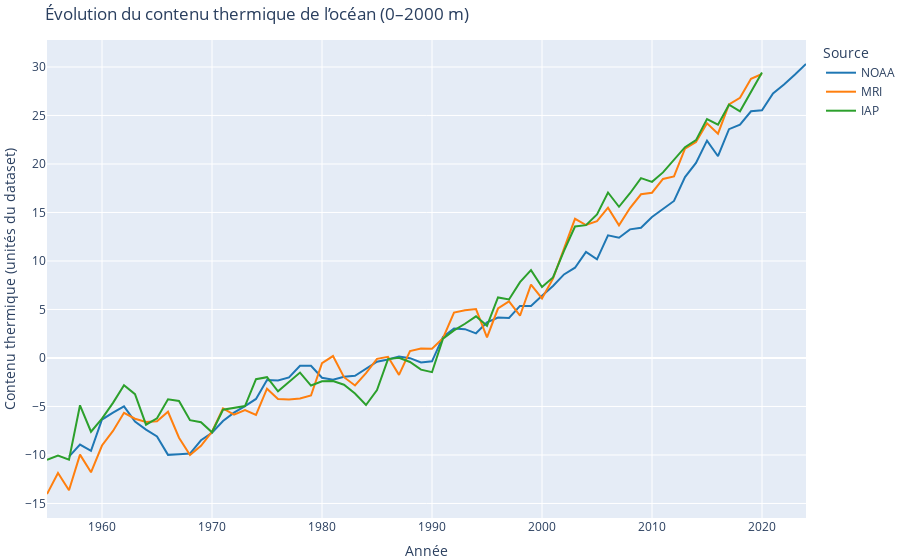

Source (notebook cell):
### Code cell
import plotly.express as px

fig = px.line(
    df,
    x="Year",
    y=[
        "ocean_heat_content_noaa_2000m",
        "ocean_heat_content_mri_2000m",
        "ocean_heat_content_iap_2000m"
    ],
    title="Évolution du contenu thermique de l’océan (0–2000 m)"
)

# mapping entre nom de colonne (automatique) et label lisible
rename_map = {
    "ocean_heat_content_noaa_2000m": "NOAA",
    "ocean_heat_content_mri_2000m": "MRI",
    "ocean_heat_content_iap_2000m": "IAP"
}
color_map = {
    "NOAA": "#1f77b4",
    "MRI":  "#ff7f0e",
    "IAP":  "#2ca02c"
}

# appliquer noms et couleurs
for trace in fig.data:
    # trace.name contient le nom de la colonne d'origine
    pretty = rename_map.get(trace.name, trace.name)
    trace.name = pretty
    trace.legendgroup = pretty
    trace.marker = dict()  # garde le style par défaut pour lignes
    trace.line.color = color_map.get(pretty)

fig.update_layout(
    xaxis_title="Année",
    yaxis_title="Contenu thermique (unités du dataset)",
    legend_title_text="Source",
    margin={"r":0,"t":40,"l":0,"b":0}
)

fig.show()

### Figure 1 — Plotly figure (JSON) as saved in the notebook; plotly's stock layout.template omitted (floating-point values rounded to 4 significant figures)
{"data": [{"hovertemplate": "variable=ocean_heat_content_noaa_2000m<br>Year=%{x}<br>value=%{y}<extra></extra>", "legendgroup": "NOAA", "line": {"color": "#1f77b4", "dash": "solid"}, "mode": "lines", "name": "NOAA", "orientation": "v", "showlegend": true, "type": "scatter", "x": [1955, 1956, 1957, 1958, 1959, 1960, 1961, 1962, 1963, 1964, 1965, 1966, 1967, 1968, 1969, 1970, 1971, 1972, 1973, 1974, 1975, 1976, 1977, 1978, 1979, 1980, 1981, 1982, 1983, 1984, 1985, 1986, 1987, 1988, 1989, 1990, 1991, 1992, 1993, 1994, 1995, 1996, 1997, 1998, 1999, 2000, 2001, 2002, 2003, 2004, 2005, 2006, 2007, 2008, 2009, 2010, 2011, 2012, 2013, 2014, 2015, 2016, 2017, 2018, 2019, 2020, 2021, 2022, 2023, 2024], "xaxis": "x", "y": [NaN, NaN, -10.17, -8.925, -9.579, -6.345, -5.628, -4.987, -6.563, -7.387, -8.084, -9.988, -9.925, -9.857, -8.486, -7.704, -6.493, -5.636, -4.953, -4.22, -2.264, -2.311, -2.009, -0.8103, -0.7983, -2.042, -2.249, -1.939, -1.84, -1.076, -0.3853, -0.1483, 0.1567, -0.02227, -0.4543, -0.3493, 2.17, 3.033, 2.974, 2.543, 3.677, 4.167, 4.13, 5.367, 5.368, 6.42, 7.418, 8.615, 9.307, 10.94, 10.17, 12.64, 12.39, 13.26, 13.43, 14.54, 15.39, 16.19, 18.65, 20.11, 22.4, 20.8, 23.59, 24.06, 25.44, 25.52, 27.28, 28.19, 29.22, 30.32], "yaxis": "y"}, {"hovertemplate": "variable=ocean_heat_content_mri_2000m<br>Year=%{x}<br>value=%{y}<extra></extra>", "legendgroup": "MRI", "line": {"color": "#ff7f0e", "dash": "solid"}, "mode": "lines", "name": "MRI", "orientation": "v", "showlegend": true, "type": "scatter", "x": [1955, 1956, 1957, 1958, 1959, 1960, 1961, 1962, 1963, 1964, 1965, 1966, 1967, 1968, 1969, 1970, 1971, 1972, 1973, 1974, 1975, 1976, 1977, 1978, 1979, 1980, 1981, 1982, 1983, 1984, 1985, 1986, 1987, 1988, 1989, 1990, 1991, 1992, 1993, 1994, 1995, 1996, 1997, 1998, 1999, 2000, 2001, 2002, 2003, 2004, 2005, 2006, 2007, 2008, 2009, 2010, 2011, 2012, 2013, 2014, 2015, 2016, 2017, 2018, 2019, 2020, 2021, 2022, 2023, 2024], "xaxis": "x", "y": [-14.03, -11.86, -13.63, -9.963, -11.78, -9.023, -7.523, -5.653, -6.263, -6.593, -6.523, -5.543, -8.223, -10.01, -9.063, -7.603, -5.203, -5.833, -5.363, -5.863, -3.163, -4.223, -4.293, -4.183, -3.863, -0.5427, 0.1973, -1.983, -2.833, -1.553, -0.09267, 0.1273, -1.743, 0.7173, 0.9673, 0.9473, 2.037, 4.677, 4.917, 5.037, 2.117, 5.097, 5.827, 4.357, 7.567, 6.137, 8.187, 11.19, 14.35, 13.71, 14.11, 15.5, 13.68, 15.46, 16.88, 17.04, 18.46, 18.72, 21.58, 22.26, 24.19, 23.13, 26.15, 26.83, 28.78, 29.28, NaN, NaN, NaN, NaN], "yaxis": "y"}, {"hovertemplate": "variable=ocean_heat_content_iap_2000m<br>Year=%{x}<br>value=%{y}<extra></extra>", "legendgroup": "IAP", "line": {"color": "#2ca02c", "dash": "solid"}, "mode": "lines", "name": "IAP", "orientation": "v", "showlegend": true, "type": "scatter", "x": [1955, 1956, 1957, 1958, 1959, 1960, 1961, 1962, 1963, 1964, 1965, 1966, 1967, 1968, 1969, 1970, 1971, 1972, 1973, 1974, 1975, 1976, 1977, 1978, 1979, 1980, 1981, 1982, 1983, 1984, 1985, 1986, 1987, 1988, 1989, 1990, 1991, 1992, 1993, 1994, 1995, 1996, 1997, 1998, 1999, 2000, 2001, 2002, 2003, 2004, 2005, 2006, 2007, 2008, 2009, 2010, 2011, 2012, 2013, 2014, 2015, 2016, 2017, 2018, 2019, 2020, 2021, 2022, 2023, 2024], "xaxis": "x", "y": [-10.51, -10.05, -10.48, -4.879, -7.605, -6.259, -4.63, -2.816, -3.732, -6.877, -6.22, -4.254, -4.433, -6.41, -6.618, -7.661, -5.336, -5.146, -4.962, -2.187, -1.981, -3.443, -2.492, -1.507, -2.84, -2.394, -2.382, -2.758, -3.656, -4.851, -3.311, -0.111, 0.02597, -0.412, -1.205, -1.465, 1.984, 2.843, 3.527, 4.292, 3.311, 6.238, 6.034, 7.816, 9.057, 7.312, 8.308, 11.05, 13.55, 13.69, 14.8, 17.06, 15.59, 16.98, 18.54, 18.16, 19.13, 20.41, 21.73, 22.45, 24.63, 24.05, 26.11, 25.43, 27.45, 29.42, NaN, NaN, NaN, NaN], "yaxis": "y"}], "layout": {"legend": {"title": {"text": "Source"}, "tracegroupgap": 0}, "margin": {"b": 0, "l": 0, "r": 0, "t": 40}, "title": {"text": "Évolution du contenu thermique de l’océan (0–2000 m)"}, "xaxis": {"anchor": "y", "domain": [0, 1], "title": {"text": "Année"}}, "yaxis": {"anchor": "x", "domain": [0, 1], "title": {"text": "Contenu thermique (unités du dataset)"}}}}
